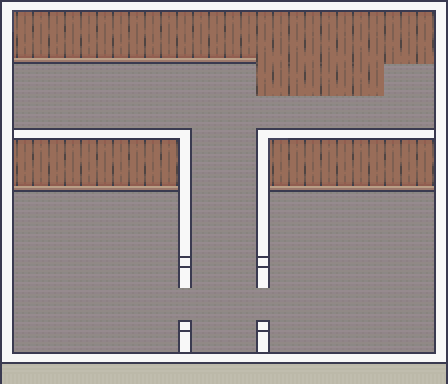

Rendered tile map (Tiled .tmx) drawn with the repository's tilesets; below, a short description and the full map source, tile grids included:
An orthogonal 14x12 tile map with 32x32 px tiles, 6 tile layers (Stairs-Tiles-2, Stairs-Tiles, Ground, Wall, ...), 8 tilesets and 44 objects (stair, start).

<map version="1.10" tiledversion="1.11.0" orientation="orthogonal" renderorder="right-down" width="14" height="12" tilewidth="32" tileheight="32" infinite="0" nextlayerid="31" nextobjectid="218">
 <tileset firstgid="1" source="../Tilesets/RoomBuilder-32x.tsx" />
 <tileset firstgid="392" source="../Tilesets/Small-Object-Tiles.tsx" />
 <tileset firstgid="456" source="../Tilesets/64x32/64x32.tsx" />
 <tileset firstgid="459" source="../Tilesets/32x64/32x64.tsx" />
 <tileset firstgid="477" source="../Tilesets/32x32/32x32.tsx" />
 <tileset firstgid="497" source="../Tilesets/64x96/64x96.tsx" />
 <tileset firstgid="513" source="../Tilesets/64x64/64x64.tsx" />
 <tileset firstgid="521" source="../Tilesets/96x64/96x64.tsx" />
 <group id="12" name="Stairs">
  <layer id="25" name="Stairs-Tiles-2" width="14" height="12">
   <data encoding="csv">
0,0,0,0,0,0,0,0,0,0,0,0,0,0,
0,0,0,0,0,0,0,0,0,0,0,0,0,0,
0,0,0,0,0,0,0,0,227,227,227,227,0,0,
0,0,0,0,0,0,0,0,0,0,0,0,0,0,
0,0,0,0,0,0,0,0,0,0,0,0,0,0,
0,0,0,0,0,0,0,0,0,0,0,0,0,0,
0,0,0,0,0,0,0,0,0,0,0,0,0,0,
0,0,0,0,0,0,0,0,0,0,0,0,0,0,
0,0,0,0,0,0,0,0,0,0,0,0,0,0,
0,0,0,0,0,0,0,0,0,0,0,0,0,0,
0,0,0,0,0,0,0,0,0,0,0,0,0,0,
0,0,0,0,0,0,0,0,0,0,0,0,0,0
</data>
  </layer>
  <objectgroup id="21" name="Stairs-Obj">
   <object id="134" gid="2147484136" x="297" y="160" width="96" height="96" />
  </objectgroup>
  <layer id="4" name="Stairs-Tiles" width="14" height="12">
   <data encoding="csv">
0,0,0,0,0,0,0,0,0,0,0,0,0,0,
0,0,0,0,0,0,0,0,0,0,0,0,0,0,
0,0,0,0,0,0,0,0,0,0,0,0,152,152,
0,0,0,0,0,0,0,0,152,152,152,152,152,152,
0,0,0,0,0,0,0,0,152,152,152,152,0,0,
0,0,0,0,0,0,0,0,0,0,0,0,0,0,
0,0,0,0,0,0,0,0,0,0,0,0,0,0,
0,0,0,0,0,0,0,0,0,0,0,0,0,0,
0,0,0,0,0,0,0,0,0,0,0,0,0,0,
0,0,0,0,0,0,0,0,0,0,0,0,0,0,
0,0,0,0,0,0,0,0,0,0,0,0,0,0,
0,0,0,0,0,0,0,0,0,0,0,0,0,0
</data>
  </layer>
 </group>
 <layer id="2" name="Ground" width="14" height="12">
  <data encoding="csv">
0,0,0,0,0,0,0,0,0,0,0,0,0,0,
0,0,0,0,0,0,0,0,0,0,0,0,0,0,
152,152,152,152,152,152,152,152,0,0,0,0,0,0,
152,152,152,152,152,152,152,152,0,0,0,0,0,0,
152,152,152,152,152,152,152,152,152,152,152,152,152,152,
152,152,152,152,152,152,152,152,152,152,152,152,152,152,
152,152,152,152,152,152,152,152,152,152,152,152,152,152,
152,152,152,152,152,152,152,152,152,152,152,152,152,152,
152,152,152,152,152,152,152,152,152,152,152,152,152,152,
152,152,152,152,152,152,152,152,152,152,152,152,152,152,
152,152,152,152,152,152,152,152,152,152,152,152,152,152,
0,0,0,0,0,0,0,0,0,0,0,0,0,0
</data>
 </layer>
 <objectgroup id="19" name="Objects-3">
  <object id="164" gid="499" x="377" y="384" width="64" height="96" />
  <object id="166" gid="503" x="320" y="396" width="64" height="96" />
  <object id="167" gid="499" x="263" y="384" width="64" height="96" />
  <object id="184" gid="499" x="7" y="384" width="64" height="96" />
  <object id="185" gid="499" x="121" y="384" width="64" height="96" />
  <object id="186" gid="502" x="64" y="396" width="64" height="96" />
 </objectgroup>
 <layer id="3" name="Wall" width="14" height="12">
  <data encoding="csv">
222,223,223,223,223,223,223,223,223,223,223,223,223,224,
239,240,240,240,240,240,240,240,227,227,227,227,227,228,
0,0,0,0,0,0,0,0,0,0,0,0,0,0,
0,0,0,0,0,0,0,0,0,0,0,0,0,0,
222,223,223,223,223,223,0,0,223,223,223,223,223,224,
239,240,240,240,240,240,0,0,240,240,240,240,240,241,
0,0,0,0,0,0,0,0,0,0,0,0,0,0,
0,0,0,0,0,0,0,0,0,0,0,0,0,0,
0,0,0,0,0,0,0,0,0,0,0,0,0,0,
0,0,0,0,0,0,0,0,0,0,0,0,0,0,
0,0,0,0,0,0,0,0,0,0,0,0,0,0,
324,325,325,325,325,325,325,325,325,325,325,325,325,326
</data>
 </layer>
 <group id="14" name="Objects">
  <objectgroup id="26" name="Objects-1">
   <object id="158" gid="489" x="320" y="224" width="64" height="64" />
   <object id="159" gid="514" x="320" y="256" width="64" height="64" />
   <object id="160" gid="514" x="256" y="224" width="64" height="64" />
   <object id="168" gid="492" x="260" y="236" width="64" height="64" />
   <object id="170" gid="504" x="391" y="233" width="64" height="96" />
   <object id="171" gid="489" x="13" y="224" width="64" height="64" />
   <object id="172" gid="514" x="13" y="256" width="64" height="64" />
   <object id="173" gid="514" x="77" y="224" width="64" height="64" />
   <object id="174" gid="504" x="128" y="228" width="64" height="96" />
   <object id="187" gid="492" x="77" y="237" width="64" height="64" />
   <object id="188" gid="521" x="0" y="96" width="96" height="64" />
   <object id="189" gid="521" x="96" y="96" width="96" height="64" />
  </objectgroup>
  <objectgroup id="27" name="Objects-2" />
 </group>
 <group id="13" name="Wall-Outline">
  <layer id="5" name="Wall-Outline-1" width="14" height="12">
   <data encoding="csv">
41,64,64,64,64,64,64,64,64,64,64,64,64,40,
48,0,0,0,0,0,0,0,0,0,0,0,0,46,
48,0,0,0,0,0,0,0,0,0,0,0,0,46,
48,0,0,0,0,0,0,0,0,0,0,0,0,46,
48,0,0,0,0,40,0,0,41,0,0,0,0,46,
48,0,0,0,0,46,0,0,48,0,0,0,0,46,
48,0,0,0,0,46,0,0,48,0,0,0,0,46,
48,0,0,0,0,46,0,0,48,0,0,0,0,6,
48,0,0,0,0,46,0,0,48,0,0,0,0,6,
48,0,0,0,0,0,0,0,0,0,0,0,0,6,
48,0,0,0,0,46,0,0,48,0,0,0,0,6,
24,64,64,64,64,64,64,64,64,64,64,64,64,23
</data>
  </layer>
  <layer id="6" name="Wall-Outline-2" width="14" height="12">
   <data encoding="csv">
0,0,0,0,0,0,0,0,0,0,0,0,0,0,
0,0,0,0,0,0,0,0,0,0,0,0,0,0,
0,0,0,0,0,0,0,0,0,0,0,0,0,0,
0,0,0,0,0,0,0,0,0,0,0,0,0,0,
0,0,0,0,0,0,0,0,0,0,0,0,0,0,
0,0,0,0,0,0,0,0,0,0,0,0,0,0,
0,0,0,0,0,0,0,0,0,0,0,0,0,0,
0,0,0,0,0,0,0,0,0,0,0,0,0,0,
0,0,0,0,0,63,0,0,65,0,0,0,0,0,
0,0,0,0,0,0,0,0,0,0,0,0,0,0,
0,0,0,0,0,63,0,0,65,0,0,0,0,0,
0,0,0,0,0,0,0,0,0,0,0,0,0,0
</data>
  </layer>
 </group>
 <objectgroup id="20" name="Doors-2">
  <object id="190" gid="466" x="247" y="320" width="32" height="62.0435" />
  <object id="191" gid="466" x="169" y="320" width="32" height="62.0435" />
 </objectgroup>
 <group id="18" name="Hitbox">
  <objectgroup id="30" name="Stair-Hitbox" visible="0">
   <object id="214" name="stair" x="320" y="64" width="64" height="32" />
  </objectgroup>
  <objectgroup id="29" name="Object-Hitbox" visible="0">
   <object id="205" x="0" y="54.5455" width="192" height="36.7045" />
   <object id="206" x="13.2727" y="175.636" width="64" height="58" />
   <object id="207" x="76.9091" y="169.273" width="64.1818" height="32.7273" />
   <object id="208" x="150.182" y="186.364" width="19.6364" height="20.3636" />
   <object id="209" x="0" y="332" width="192" height="20" />
   <object id="210" x="256" y="332" width="192" height="20" />
   <object id="211" x="320" y="176" width="64" height="58" />
   <object id="212" x="256" y="169" width="64.1818" height="32.7273" />
   <object id="213" x="413" y="192" width="19.6364" height="20.3636" />
   <object id="215" x="256" y="96" width="128" height="10" />
   <object id="216" x="246" y="64" width="10" height="42" />
  </objectgroup>
  <objectgroup id="28" name="Wall-Hitbox" visible="0">
   <object id="192" x="0.666667" y="0" width="447.333" height="64" />
   <object id="193" x="0" y="146.667" width="192" height="45" />
   <object id="195" x="256" y="146.909" width="192" height="45" />
   <object id="196" x="176.5" y="152.25" width="16.75" height="138.667" />
   <object id="197" x="254.375" y="152.25" width="16.75" height="139" />
   <object id="199" x="256.25" y="339.25" width="13.25" height="44.75" />
   <object id="200" x="178.625" y="339.625" width="13.25" height="44.75" />
   <object id="201" x="0" y="374" width="448" height="10" />
   <object id="202" x="431.75" y="0" width="16.25" height="384" />
   <object id="203" x="-0.666667" y="0.333333" width="16.25" height="384" />
  </objectgroup>
 </group>
 <objectgroup id="24" name="Marker" visible="0">
  <object id="157" name="start" x="409.333" y="92.6667">
   <point />
  </object>
 </objectgroup>
</map>
